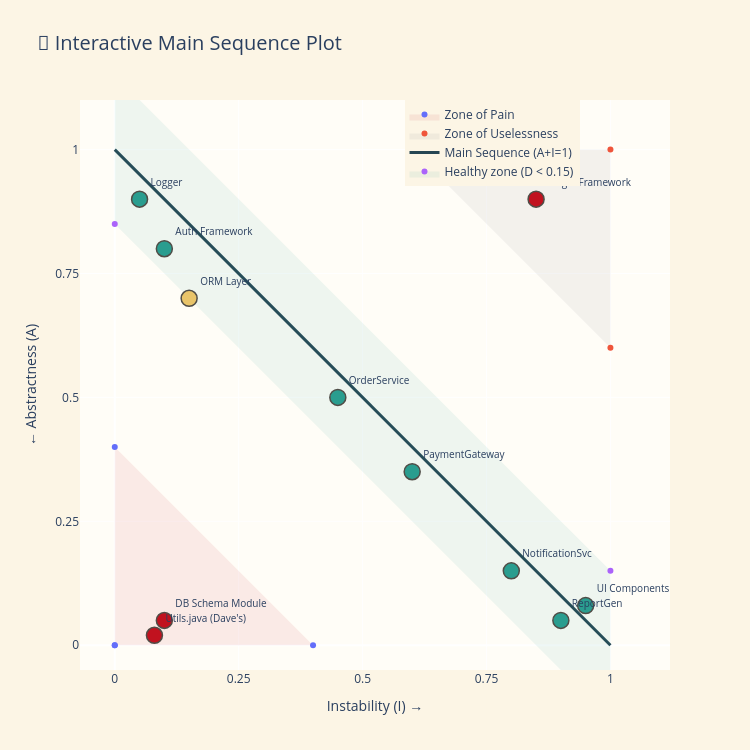

Here is the notebook cell this chart was saved with:
### Code cell
# ── Interactive Main Sequence (Plotly) ────────────────────────
module_names = ['Logger', 'Auth Framework', 'ORM Layer', 'OrderService',
                'PaymentGateway', 'NotificationSvc', 'UI Components',
                'ReportGen', 'DB Schema Module', "Utils.java (Dave's)", 'Plugin Framework']
i_vals =       [0.05, 0.10, 0.15, 0.45, 0.60, 0.80, 0.95, 0.90, 0.10, 0.08, 0.85]
a_vals =       [0.90, 0.80, 0.70, 0.50, 0.35, 0.15, 0.08, 0.05, 0.05, 0.02, 0.90]
d_vals =       [abs(a + i - 1) for a, i in zip(a_vals, i_vals)]

fig_ms = go.Figure()

# Zone of Pain
fig_ms.add_trace(go.Scatter(
    x=[0, 0.4, 0, 0], y=[0, 0, 0.4, 0], fill='toself',
    fillcolor='rgba(193, 18, 31, 0.08)', line=dict(width=0),
    name='Zone of Pain', showlegend=True, hoverinfo='skip'))

# Zone of Uselessness
fig_ms.add_trace(go.Scatter(
    x=[0.6, 1, 1, 0.6], y=[1, 0.6, 1, 1], fill='toself',
    fillcolor='rgba(153, 153, 153, 0.12)', line=dict(width=0),
    name='Zone of Uselessness', showlegend=True, hoverinfo='skip'))

# Main Sequence
fig_ms.add_trace(go.Scatter(
    x=[0, 1], y=[1, 0], mode='lines',
    line=dict(color=COLORS['main_seq'], width=3),
    name='Main Sequence (A+I=1)', hoverinfo='skip'))

# Tolerance band
fig_ms.add_trace(go.Scatter(
    x=[0, 1, 1, 0, 0], y=[1.15, 0.15, -0.15, 0.85, 1.15],
    fill='toself', fillcolor='rgba(42, 157, 143, 0.08)',
    line=dict(width=0), name='Healthy zone (D < 0.15)',
    showlegend=True, hoverinfo='skip'))

# Module points
colors = []
for d in d_vals:
    if d < 0.15: colors.append(COLORS['stable'])
    elif d < 0.3: colors.append(COLORS['balanced'])
    elif d > 0.5: colors.append(COLORS['pain'])
    else: colors.append(COLORS['borderline'])

fig_ms.add_trace(go.Scatter(
    x=i_vals, y=a_vals, mode='markers+text',
    marker=dict(size=16, color=colors, line=dict(color=COLORS['text'], width=1.5)),
    text=module_names, textposition='top right', textfont=dict(size=10),
    customdata=list(zip(d_vals, module_names)),
    hovertemplate='<b>%{customdata[1]}</b><br>I: %{x:.2f}<br>A: %{y:.2f}<br>D: %{customdata[0]:.2f}<extra></extra>',
    name='Modules', showlegend=False))

fig_ms.update_layout(
    title=dict(text='📐 Interactive Main Sequence Plot', font=dict(size=20)),
    xaxis=dict(title='Instability (I) →', range=[-0.05, 1.1], dtick=0.25),
    yaxis=dict(title='← Abstractness (A)', range=[-0.05, 1.1], dtick=0.25, scaleanchor='x'),
    paper_bgcolor=COLORS['bg'],
    plot_bgcolor='#FFFDF7',
    width=750, height=750,
    legend=dict(x=0.55, y=1.0),
)
fig_ms.show()

### Figure 1 — Plotly figure (JSON) as saved in the notebook; plotly's stock layout.template omitted (floating-point values rounded to 4 significant figures)
{"data": [{"fill": "toself", "fillcolor": "rgba(193, 18, 31, 0.08)", "hoverinfo": "skip", "line": {"width": 0}, "name": "Zone of Pain", "showlegend": true, "type": "scatter", "x": [0, 0.4, 0, 0], "y": [0, 0, 0.4, 0]}, {"fill": "toself", "fillcolor": "rgba(153, 153, 153, 0.12)", "hoverinfo": "skip", "line": {"width": 0}, "name": "Zone of Uselessness", "showlegend": true, "type": "scatter", "x": [0.6, 1, 1, 0.6], "y": [1, 0.6, 1, 1]}, {"hoverinfo": "skip", "line": {"color": "#264653", "width": 3}, "mode": "lines", "name": "Main Sequence (A+I=1)", "type": "scatter", "x": [0, 1], "y": [1, 0]}, {"fill": "toself", "fillcolor": "rgba(42, 157, 143, 0.08)", "hoverinfo": "skip", "line": {"width": 0}, "name": "Healthy zone (D < 0.15)", "showlegend": true, "type": "scatter", "x": [0, 1, 1, 0, 0], "y": [1.15, 0.15, -0.15, 0.85, 1.15]}, {"customdata": [[0.05, "Logger"], [0.1, "Auth Framework"], [0.15, "ORM Layer"], [0.05, "OrderService"], [0.05, "PaymentGateway"], [0.05, "NotificationSvc"], [0.03, "UI Components"], [0.05, "ReportGen"], [0.85, "DB Schema Module"], [0.9, "Utils.java (Dave's)"], [0.75, "Plugin Framework"]], "hovertemplate": "<b>%{customdata[1]}</b><br>I: %{x:.2f}<br>A: %{y:.2f}<br>D: %{customdata[0]:.2f}<extra></extra>", "marker": {"color": ["#2A9D8F", "#2A9D8F", "#E9C46A", "#2A9D8F", "#2A9D8F", "#2A9D8F", "#2A9D8F", "#2A9D8F", "#C1121F", "#C1121F", "#C1121F"], "line": {"color": "#504D47", "width": 1.5}, "size": 16}, "mode": "markers+text", "name": "Modules", "showlegend": false, "text": ["Logger", "Auth Framework", "ORM Layer", "OrderService", "PaymentGateway", "NotificationSvc", "UI Components", "ReportGen", "DB Schema Module", "Utils.java (Dave's)", "Plugin Framework"], "textfont": {"size": 10}, "textposition": "top right", "type": "scatter", "x": [0.05, 0.1, 0.15, 0.45, 0.6, 0.8, 0.95, 0.9, 0.1, 0.08, 0.85], "y": [0.9, 0.8, 0.7, 0.5, 0.35, 0.15, 0.08, 0.05, 0.05, 0.02, 0.9]}], "layout": {"height": 750, "legend": {"x": 0.55, "y": 1}, "paper_bgcolor": "#FCF5E5", "plot_bgcolor": "#FFFDF7", "title": {"font": {"size": 20}, "text": "📐 Interactive Main Sequence Plot"}, "width": 750, "xaxis": {"dtick": 0.25, "range": [-0.05, 1.1], "title": {"text": "Instability (I) →"}}, "yaxis": {"dtick": 0.25, "range": [-0.05, 1.1], "scaleanchor": "x", "title": {"text": "← Abstractness (A)"}}}}
